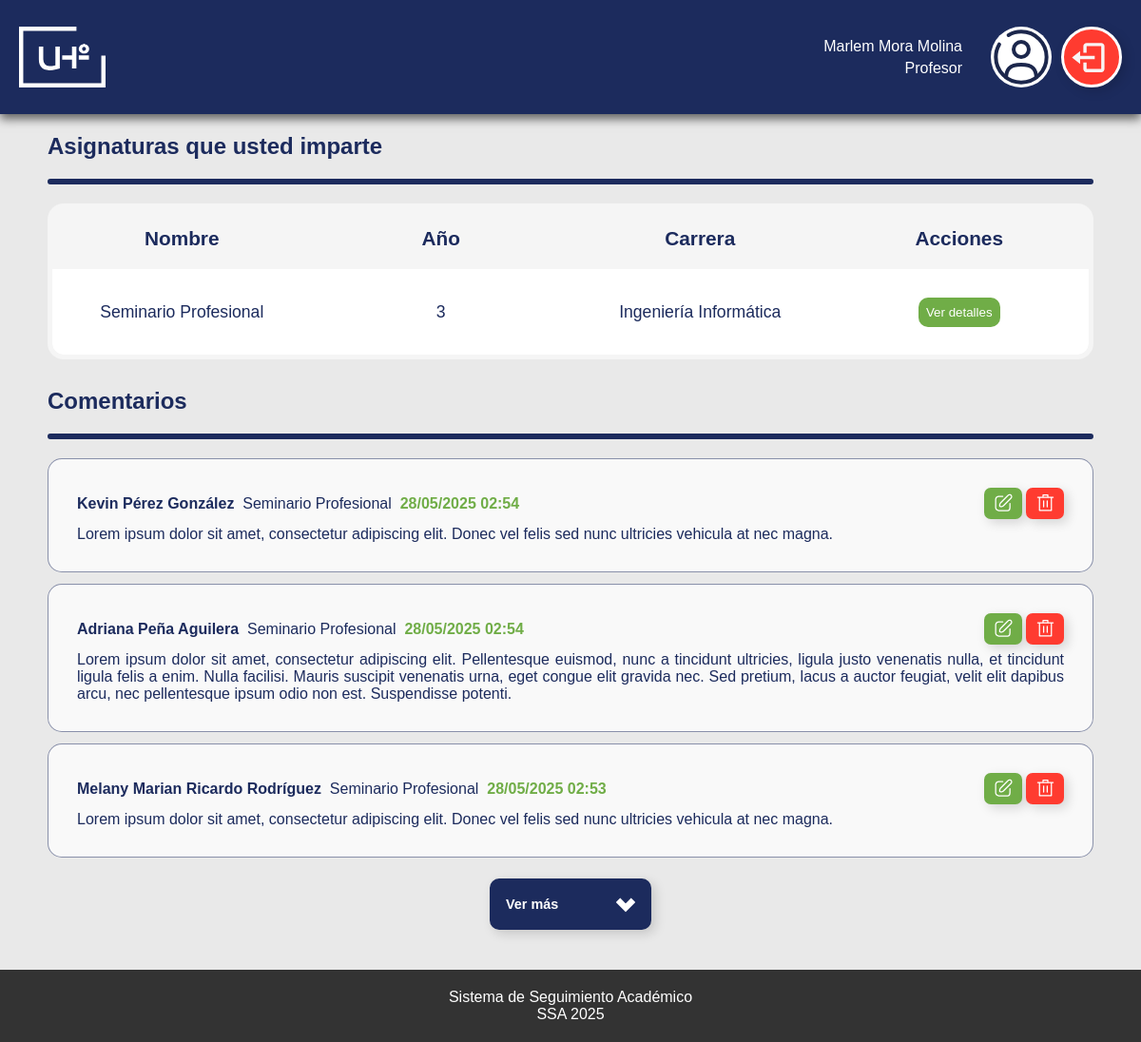
Page /dashboard/professor/ (signed in) on the committed database.
### academico_app/models.py (models this page shows, shortened)
class User(AbstractBaseUser):
    username = models.CharField(max_length=150, unique=True, db_index=True)
    first_name = models.CharField(max_length=150)
    last_name = models.CharField(max_length=150)
    is_active = models.BooleanField(default=True)
    is_admin = models.BooleanField(default=False)
    USERNAME_FIELD = 'username'
    REQUIRED_FIELDS = ['first_name', 'last_name']
    objects = UserManager()
    def is_professor(self):
        return hasattr(self, 'professor')
    def get_full_name(self):
        return f"{self.first_name} {self.last_name}".strip()

class Subject(models.Model):
    name = models.CharField(max_length=50)
    career = models.ForeignKey(Career, on_delete=models.CASCADE, related_name='career_subject')
    year = models.IntegerField(
        validators=[
            MinValueValidator(1, message="El año escolar no puede ser menor a 1."),
            MaxValueValidator(4, message="El año escolar no puede ser mayor a 4.")
        ],
    )
    completed = models.BooleanField(default=False)
    professor = models.ForeignKey(Professor, on_delete=models.SET_NULL, null=True, blank=True, related_name='professor_subject')

class Career(models.Model):
    name = models.CharField(max_length=50)

class Comment(models.Model):
    student = models.ForeignKey(Student, on_delete=models.CASCADE, related_name='student_comment')
    professor = models.ForeignKey(Professor, on_delete=models.SET_NULL, null=True, blank=True, related_name='professor_comment')
    subject = models.ForeignKey(Subject, on_delete=models.CASCADE)
    comment = models.TextField()
    date = models.DateTimeField(auto_now_add=True)

class Student(models.Model):
    user = models.OneToOneField(User, on_delete=models.CASCADE, related_name='student')
    career = models.ForeignKey('Career', on_delete=models.CASCADE, related_name='students')
    academic_year = models.IntegerField(
        validators=[
            MinValueValidator(1, message="El año escolar no puede ser menor a 1."),
            MaxValueValidator(4, message="El año escolar no puede ser mayor a 4.")
        ],
    )

### academico_app/views.py (the view)
# urls.py: path('dashboard/professor/', views.professor_dashboard, name='professor_dashboard'),
@login_required
@professor_required
def professor_dashboard(request: HttpRequest):
    professor : Professor = request.user.professor
    subjects = (
            Subject.objects.filter(professor=professor, completed=False)
            .order_by("year", "name")
            .distinct()
        )
    comments = Comment.objects.filter(
        professor=professor
    ).order_by('-date')
    context = {
        "subjects": subjects,
        "comments": comments,
    }
    return render(request,
        'professor/professor_dashboard.html',
        context)

### templates/professor/professor_dashboard.html (shortened to what this page needs)
{% extends 'base.html' %}
{% load static %}
{% block head_scripts %}
    <link rel="stylesheet" href="{% static 'css/professor/professor_dashboard.css' %}">
{% endblock %}
{% block content %}
    <div class="page-container">
        {% if subjects %}
            <div class="page-header">
                <div class="header-text">
                    <h2 class="title">Asignaturas que usted imparte</h2>
                    <hr class="custom-hr">
                </div>
            </div>
            <div class="table-container">
                <table class="table">
                    <thead>
                        <tr>
                            <th>Nombre</th>
                            <th>Año</th>
                            <th>Carrera</th>
                            <th>Acciones</th>
                        </tr>
                    </thead>
                    <tbody>
                        {% for subject in subjects %}
                            <tr data-href="{% url 'subject_view' subject.id %}">
                                <td>{{ subject.name }}</td>
                                <td>{{ subject.year }}</td>
                                <td>{{ subject.career.name }}</td>
                                <td class="grid-action">
                                    <button class="action-btn" data-student-id="{{ data.student.id }}">
                                        Ver detalles
                                    </button>
                                </td>
                            </tr>
                        {% endfor %}
                    </tbody>
                </table>
            </div>
        {% else %}
            <h2>No hay asignaturas asignadas.</h2>
        {% endif %}
        <section class="comments-section">
            <div class="page-header">
                <div class="header-text">
                    <h2 class="title">Comentarios</h2>
                    <hr class="custom-hr">
                </div>
            </div>
            <div class="comments-container" id="comments-container">
                {% if comments %}
                    {% for comment in comments %}
                        <div class="comment blue-hover fadeOpen">
                            <div class="comment-header">
                                <h4>{{ comment.student.user.get_full_name }}</h4>
                                <h4>{{ comment.subject.name }}</h4>
                                <span>
                                    {{ comment.date|date:"d/m/Y H:i" }}
                                </span>
                                <div class="comment-buttons">
                                    <form method="GET" action="{% url 'edit_comment' comment.id %}" style="display:inline;" id="comment-edit-form">
                                        <button type="submit" class="btn btn-blue btn-comment-action comment-edit">
                                            <img src="{% static 'images/icons/edit.svg' %}" class="image-comment">
                                        </button>
                                    </form>
                                    <form method="POST" action="{% url 'delete_comment' comment.id %}" style="display:inline;" class="comment-delete-form">
                                        <button type="button" class="btn btn-blue btn-comment-action comment-delete comment-delete-button">
                                            <img src="{% static 'images/icons/delete-icon.svg' %}" class="image-comment">
                                        </button>
                                    </form>
                                </div>
                            </div>
                            <p>{{ comment.comment }}</p>
                        </div>
                    {% endfor %}
                    <div class="ver-mas-btn-container">
                        <button id="ver-mas-btn" class="btn btn blue-hover btn-icon" style="display:none">Ver más
                            <img src="{% static 'images/icons/angle-down.svg' %}" class="icon">
                        </button>
                    </div>
                {% else %}
                    <h3 class="title element-not-found">
                        No hay comentarios disponibles.
                    </h3>
                {% endif %}
            </div>
        </section>
    </div>
{% endblock %}

### templates/base.html (shortened to what this page needs)
{% load static %}
<!DOCTYPE html>
<html lang="en">
<head>
    <link rel="stylesheet" href="{% static 'css/global.css' %}?v=2.0">
    <link rel="stylesheet" href="{% static 'css/base.css' %}?v=1.0">
    {% block head_scripts %}
    {% endblock %}
</head>
<body>
    <nav class="shadow nav-bar">
        {% block nav %}
        <a class="logo" href="{% if user.is_professor %}{% url 'professor_dashboard' %}{% elif user.is_student %}{% url 'student_dashboard' %}{% endif %}">
            <img src="{% static 'images/logos/UHO Short White.svg' %}"
                    alt="Logo UHo"/>
        </a>
        {% if user.is_authenticated %}
        <div class="user-info">
            <p class="user-name">{{ user.first_name }} {{ user.last_name }}</p>
            {% if user.is_professor %}
            <span class="user-rol">Profesor</span>
            {% elif user.is_student %}
            <span class="user-rol">Estudiante</span>
            {% endif %}
        </div>
        <div class="user-icon-container fadeOpen">
            <img src="{% static 'images/icons/user-icon.svg' %}" alt="Ícono de usuario" class="user-icon">
        </div>
        <div class="logout-button btn">
            <button onclick="openModal()"></button>
        </div>
        {% endif %}
        {% endblock %}
    </nav>
    <main>
        {% block content %}
        {% endblock %}
    </main>
    <footer>
        {% block footer %}
        <p>Sistema de Seguimiento Académico</p>
        <p>SSA 2025</p>
        {% endblock %}
    </footer>
</body>
</html>

### static/css/global.css (style rules this page uses)
.shadow { box-shadow: 0px 5px 10px 0px #00000099; }
.btn { cursor: pointer; transition: transform 0.3s ease; animation: fadeOpen 0.3s ease-in-out; background-repeat: no-repeat; background-position: right 10px center; background-size: 15%; box-shadow: 4px 4px 12px rgba(0, 0, 0, 0.15); }
.btn-icon { width: 170px; color: white; font-weight: 900; font-size: 0.9em; text-align: left; border-radius: 10px; border-style: solid; padding: 15px; display: flex; align-items: center; justify-content: space-between; border-color: transparent; gap: 5px; }
.title { font-weight: 900; color: var(--university-blue-color); }
.custom-hr { border: 3px solid var(--university-blue-color); margin: 20px auto; border-radius: 10px; }
.icon { height: 30px; }
.fadeOpen { animation: fadeOpen 0.3s ease-in-out; }
.table { width: 100%; color: var(--university-blue-color); border-radius: 17px; table-layout: fixed; text-align: center; animation: fadeOpen 0.3s ease-in-out; border: 5px solid #F5F5F5; border-spacing: 0; }
.table th { background-color: #F5F5F5; font-weight: 900; font-size: 1.3em; padding: 20px 0; }
.table td { box-sizing: border-box; background-color: white; font-weight: 300; font-size: 1.1em; padding: 20px; border-bottom: 4px solid #F5F5F5; height: 90px; }
tbody tr:last-child td { border-bottom: none; }
tbody tr:last-child td:first-child { border-bottom-left-radius: 12px; }
tbody tr:last-child td:last-child { border-bottom-right-radius: 12px; }
.comment { background-color: #f9f9f9; padding: 30px; border-radius: 15px; color: var(--university-blue-color); border: 1px solid #1c2b5d81; transition: all 0.3s ease-in-out; }
.comment-header { display: flex; align-items: center; gap: 1ch; flex-wrap: wrap; margin-bottom: 7px; }
.comment-header :first-child { font-weight: 900; }
.comment-header :is(h1, h2, h3, h4, h5, h6) { margin-block: 0; }
.comment-header h4 { font-weight: 500; font-size: 1rem; }
.comment-header span { font-weight: 900; color: var(--university-green-color); margin-right: auto; }
.comments-container { display: grid; gap: 12px; margin-bottom: 22px; margin-top: 20px 0; }
.comment p { text-align: justify; margin-block-end: 0; }
.page-header { display: flex; gap: 20px; }
.header-text { width: 100%; }
.grid-action { display: flex; align-items: center; justify-content: center; gap: 10px; }
.action-btn { background: var(--university-green-color); border: none; padding: 8px; border-radius: 10px; color: white; cursor: pointer; transition: all 0.3s; white-space: nowrap; }

### static/css/base.css (style rules this page uses)
:root { --university-blue-color: #1C2B5D; --university-green-color: #70ad47; --red-color: #FF3B30; --dark-blue-color: #14214b; --text-body-color: #1a1a1a; }
* { padding: 0; margin: 0; }
* { font-family: 'Museo Sans', sans-serif; }
html, body { height: 100%; margin: 0; padding: 0; min-height: 100vh; overflow-x: hidden; }
body { display: flex; flex-direction: column; background-color: #e9e9e9; }
.nav-bar { background-color: var(--university-blue-color); color: white; padding: 20px; height: 10vh; margin-bottom: 20px; display: flex; align-items: center; gap: 10px; position: sticky; top: 0; z-index: 99999; }
main { flex: 1; margin: 0 50px; }
footer { font-weight: 100; background: #333; color: white; padding: 20px; text-align: center; max-height: 10vh; margin-top: 20px; }
.logo { height: 80%; margin-right: auto; align-content: center; }
.logo img { height: 100%; }
.user-icon-container { height: 80%; background-color: white; border-radius: 100%; }
.user-icon-container img { height: 100%; }
.btn-blue { background-color: var(--university-blue-color); border-color: var(--university-blue-color); color: white; font-size: 0.9em; text-align: left; border-radius: 7px; border: none; padding: 5px 15px; }
.user-name { font-weight: 500; margin: 0; }
.user-rol { font-weight: 100; }
.user-info { display: flex; flex-direction: column; gap: 5px; text-align: right; margin-right: 20px; }
.logout-button { height: 80%; border-radius: 100%; aspect-ratio: 1 / 1; display: flex; justify-content: center; align-items: center; }
.logout-button button { width: 100%; height: 100%; border-radius: 100%; background-color: var(--red-color); cursor: pointer; border-style: none; background-image: url('../images/icons/log-out.svg'); background-repeat: no-repeat; background-size: 70%; background-position-x: 30%; background-position-y: 50%; border: 3px solid white; }

### rows in the picture
User: first_name "Marlem", last_name "Mora Molina"
Subject: name "Seminario Profesional", year "3", career.name "Ingeniería Informática"
Comment: student.user.get_full_name "Kevin Pérez González", subject.name "Seminario Profesional", date "28/05/2025 02:54", comment "Lorem ipsum dolor sit amet, consectetur adipiscing elit. Donec vel felis sed nunc ultricies vehicula at nec magna."
Comment: student.user.get_full_name "Adriana Peña Aguilera", subject.name "Seminario Profesional", date "28/05/2025 02:54", comment "Lorem ipsum dolor sit amet, consectetur adipiscing elit. Pellentesque euismod, nunc a tincidunt ultricies, ligula justo venenatis nulla, et tincidunt ligula felis a enim. Nulla facilisi. Mauris suscipit venenatis urna, eget congue elit gravida nec. Sed pretium, lacus a auctor feugiat, velit elit dapibus arcu, nec pellentesque ipsum odio non est. Suspendisse potenti."
Comment: student.user.get_full_name "Melany Marian Ricardo Rodríguez", subject.name "Seminario Profesional", date "28/05/2025 02:53", comment "Lorem ipsum dolor sit amet, consectetur adipiscing elit. Donec vel felis sed nunc ultricies vehicula at nec magna."
